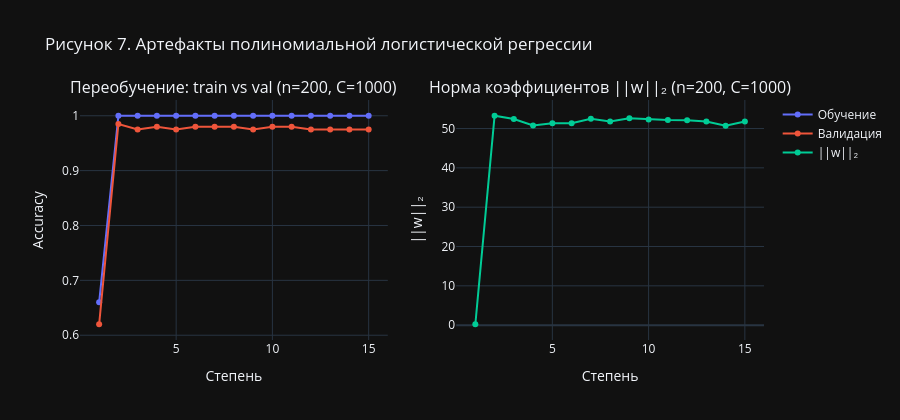

Notebook cell for this chart:
### Markdown cell above
## 1.3. Артефакты поведения модели

Анализ проводится на **малой выборке** (200 точек из `make_gaussian_quantiles`)
с ослабленной регуляризацией (C=1000), чтобы усилить эффекты.

**Переобучение**: при degree=1 модель не способна выделить круговую границу;
при degree=2 качество резко возрастает; при степенях выше (≥ 4) и малом n
обучающая точность стремится к 1, а максимум валидационной точности не растёт.

**Резкий рост нормы коэффициентов** ||w||₂ (евклидова длина) — при переходе от degree=1 к degree=2
норма вырастает на порядок, коэффициенты соответствуют нечитаемым
кросс-произведениям вроде $x_1^3 x_2^2$.

### Code cell
# Артефакт 1: переобучение — малая выборка (200 точек) + слабая регуляризация (C=1000)
X_small, y_small = X_gaussian[:200], y_gaussian[:200]
X_sv,    y_sv    = X_gaussian[200:400], y_gaussian[200:400]

degrees_art = [1, 2, 3, 4, 5, 6, 7, 8, 9, 10, 11, 12, 13, 14, 15]
rows_art = []
for d in degrees_art:
    p = make_pipe(d, C=1000)
    p.fit(X_small, y_small)
    rows_art.append(dict(
        degree=d,
        train=p.score(X_small, y_small),
        val=p.score(X_sv, y_sv),
        coef_norm=float(np.linalg.norm(p.named_steps['clf'].coef_))
    ))

art_df = pd.DataFrame(rows_art)
print(art_df.to_string(index=False))

fig = make_subplots(rows=1, cols=2,
    subplot_titles=['Переобучение: train vs val (n=200, C=1000)',
                    'Норма коэффициентов ||w||₂ (n=200, C=1000)'])

fig.add_trace(go.Scatter(x=art_df['degree'], y=art_df['train'],
    mode='lines+markers', name='Обучение', line=dict(color='#636EFA')), row=1, col=1)
fig.add_trace(go.Scatter(x=art_df['degree'], y=art_df['val'],
    mode='lines+markers', name='Валидация', line=dict(color='#EF553B')), row=1, col=1)
fig.add_trace(go.Scatter(x=art_df['degree'], y=art_df['coef_norm'],
    mode='lines+markers', name='||w||₂', line=dict(color='#00CC96')), row=1, col=2)

for col in [1, 2]:
    fig.update_xaxes(title_text='Степень', row=1, col=col)
fig.update_yaxes(title_text='Accuracy', row=1, col=1)
fig.update_yaxes(title_text='||w||₂', row=1, col=2)
fig.update_layout(title='Рисунок 7. Артефакты полиномиальной логистической регрессии', height=420)
fig.show()

### Figure 1 — Plotly figure (JSON) as saved in the notebook; plotly's stock layout.template omitted (floating-point values rounded to 4 significant figures)
{"data": [{"line": {"color": "#636EFA"}, "mode": "lines+markers", "name": "Обучение", "type": "scatter", "x": [1, 2, 3, 4, 5, 6, 7, 8, 9, 10, 11, 12, 13, 14, 15], "xaxis": "x", "y": [0.66, 1.0, 1.0, 1.0, 1.0, 1.0, 1.0, 1.0, 1.0, 1.0, 1.0, 1.0, 1.0, 1.0, 1.0], "yaxis": "y"}, {"line": {"color": "#EF553B"}, "mode": "lines+markers", "name": "Валидация", "type": "scatter", "x": [1, 2, 3, 4, 5, 6, 7, 8, 9, 10, 11, 12, 13, 14, 15], "xaxis": "x", "y": [0.62, 0.985, 0.975, 0.98, 0.975, 0.98, 0.98, 0.98, 0.975, 0.98, 0.98, 0.975, 0.975, 0.975, 0.975], "yaxis": "y"}, {"line": {"color": "#00CC96"}, "mode": "lines+markers", "name": "||w||₂", "type": "scatter", "x": [1, 2, 3, 4, 5, 6, 7, 8, 9, 10, 11, 12, 13, 14, 15], "xaxis": "x2", "y": [0.2356, 53.25, 52.42, 50.77, 51.35, 51.32, 52.5, 51.78, 52.61, 52.3, 52.14, 52.11, 51.77, 50.71, 51.81], "yaxis": "y2"}], "layout": {"annotations": [{"font": {"size": 16}, "showarrow": false, "text": "Переобучение: train vs val (n=200, C=1000)", "x": 0.225, "xanchor": "center", "xref": "paper", "y": 1, "yanchor": "bottom", "yref": "paper"}, {"font": {"size": 16}, "showarrow": false, "text": "Норма коэффициентов ||w||₂ (n=200, C=1000)", "x": 0.775, "xanchor": "center", "xref": "paper", "y": 1, "yanchor": "bottom", "yref": "paper"}], "height": 420, "title": {"text": "Рисунок 7. Артефакты полиномиальной логистической регрессии"}, "xaxis": {"anchor": "y", "domain": [0, 0.45], "title": {"text": "Степень"}}, "xaxis2": {"anchor": "y2", "domain": [0.55, 1], "title": {"text": "Степень"}}, "yaxis": {"anchor": "x", "domain": [0, 1], "title": {"text": "Accuracy"}}, "yaxis2": {"anchor": "x2", "domain": [0, 1], "title": {"text": "||w||₂"}}}}
